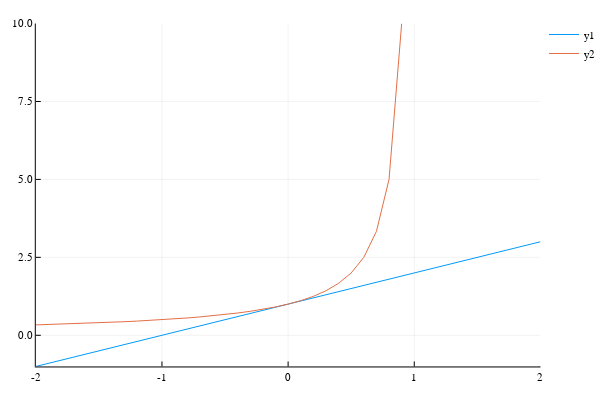

Write notebook code for a chart like this one.
### Code cell
x=[j for j=-2:0.1:2]
y=s1(1).(x)
plot(x, y, xlims=(-2,2), ylims=(-1,10) )
plot!(x,f.(x), xlims=(-2,2), ylims=(-1,10))

### Figure 1 — Plotly figure (JSON) as saved in the notebook; plotly's stock layout.template omitted (floating-point values rounded to 4 significant figures)
{"data": [{"colorbar": {"title": ""}, "hoverinfo": "text", "legendgroup": "y1", "line": {"color": "rgba(0, 154, 250, 1.000)", "dash": "solid", "shape": "linear", "width": 1}, "mode": "lines", "name": "y1", "showlegend": true, "text": [null, null, null, null, null, null, null, null, null, null, null, null, null, null, null, null, null, null, null, null, null, null, null, null, null, null, null, null, null, null, null, null, null, null, null, null, null, null, null, null, null], "type": "scatter", "x": [-2, -1.9, -1.8, -1.7, -1.6, -1.5, -1.4, -1.3, -1.2, -1.1, -1, -0.9, -0.8, -0.7, -0.6, -0.5, -0.4, -0.3, -0.2, -0.1, 0, 0.1, 0.2, 0.3, 0.4, 0.5, 0.6, 0.7, 0.8, 0.9, 1, 1.1, 1.2, 1.3, 1.4, 1.5, 1.6, 1.7, 1.8, 1.9, 2], "xaxis": "x1", "y": [-1, -0.9, -0.8, -0.7, -0.6, -0.5, -0.4, -0.3, -0.2, -0.1, 0, 0.1, 0.2, 0.3, 0.4, 0.5, 0.6, 0.7, 0.8, 0.9, 1, 1.1, 1.2, 1.3, 1.4, 1.5, 1.6, 1.7, 1.8, 1.9, 2, 2.1, 2.2, 2.3, 2.4, 2.5, 2.6, 2.7, 2.8, 2.9, 3], "yaxis": "y1", "zmax": 0.1, "zmin": -0.1}, {"colorbar": {"title": ""}, "hoverinfo": "text", "legendgroup": "y2", "line": {"color": "rgba(227, 111, 71, 1.000)", "dash": "solid", "shape": "linear", "width": 1}, "mode": "lines", "name": "y2", "showlegend": true, "text": [null, null, null, null, null, null, null, null, null, null, null, null, null, null, null, null, null, null, null, null, null, null, null, null, null, null, null, null, null, null, null, null, null, null, null, null, null, null, null, null, null], "type": "scatter", "x": [-2, -1.9, -1.8, -1.7, -1.6, -1.5, -1.4, -1.3, -1.2, -1.1, -1, -0.9, -0.8, -0.7, -0.6, -0.5, -0.4, -0.3, -0.2, -0.1, 0, 0.1, 0.2, 0.3, 0.4, 0.5, 0.6, 0.7, 0.8, 0.9, 1, 1.1, 1.2, 1.3, 1.4, 1.5, 1.6, 1.7, 1.8, 1.9, 2], "xaxis": "x1", "y": [0.3333, 0.3448, 0.3571, 0.3704, 0.3846, 0.4, 0.4167, 0.4348, 0.4545, 0.4762, 0.5, 0.5263, 0.5556, 0.5882, 0.625, 0.6667, 0.7143, 0.7692, 0.8333, 0.9091, 1, 1.111, 1.25, 1.429, 1.667, 2, 2.5, 3.333, 5.0, 10.0, null, -10.0, -5.0, -3.333, -2.5, -2, -1.667, -1.429, -1.25, -1.111, -1], "yaxis": "y1", "zmax": 0.1, "zmin": -0.1}], "layout": {"annotations": [], "height": 400, "legend": {"bgcolor": "rgba(255, 255, 255, 1.000)", "bordercolor": "rgba(0, 0, 0, 1.000)", "font": {"color": "rgba(0, 0, 0, 1.000)", "family": "sans-serif", "size": 11}, "tracegroupgap": 0, "x": 1, "y": 1}, "margin": {"b": 20, "l": 0, "r": 0, "t": 20}, "paper_bgcolor": "rgba(255, 255, 255, 1.000)", "plot_bgcolor": "rgba(255, 255, 255, 1.000)", "showlegend": true, "width": 600, "xaxis": {"anchor": "y1", "domain": [0.06582, 0.9934], "gridcolor": "rgba(0, 0, 0, 0.100)", "gridwidth": 0.5, "linecolor": "rgba(0, 0, 0, 1.000)", "mirror": false, "range": [-2, 2], "showgrid": true, "showline": true, "showticklabels": true, "tickangle": 0, "tickcolor": "rgb(0, 0, 0)", "tickfont": {"color": "rgba(0, 0, 0, 1.000)", "family": "sans-serif", "size": 11}, "tickmode": "array", "ticks": "inside", "ticktext": ["-2", "-1", "0", "1", "2"], "tickvals": [-2, -1, 0, 1, 2], "title": "", "titlefont": {"color": "rgba(0, 0, 0, 1.000)", "family": "sans-serif", "size": 15}, "type": "-", "visible": true, "zeroline": false, "zerolinecolor": "rgba(0, 0, 0, 1.000)"}, "yaxis": {"anchor": "x1", "domain": [0.03762, 0.9902], "gridcolor": "rgba(0, 0, 0, 0.100)", "gridwidth": 0.5, "linecolor": "rgba(0, 0, 0, 1.000)", "mirror": false, "range": [-1, 10], "showgrid": true, "showline": true, "showticklabels": true, "tickangle": 0, "tickcolor": "rgb(0, 0, 0)", "tickfont": {"color": "rgba(0, 0, 0, 1.000)", "family": "sans-serif", "size": 11}, "tickmode": "array", "ticks": "inside", "ticktext": ["0.0", "2.5", "5.0", "7.5", "10.0"], "tickvals": [0, 2.5, 5, 7.5, 10], "title": "", "titlefont": {"color": "rgba(0, 0, 0, 1.000)", "family": "sans-serif", "size": 15}, "type": "-", "visible": true, "zeroline": false, "zerolinecolor": "rgba(0, 0, 0, 1.000)"}}}
